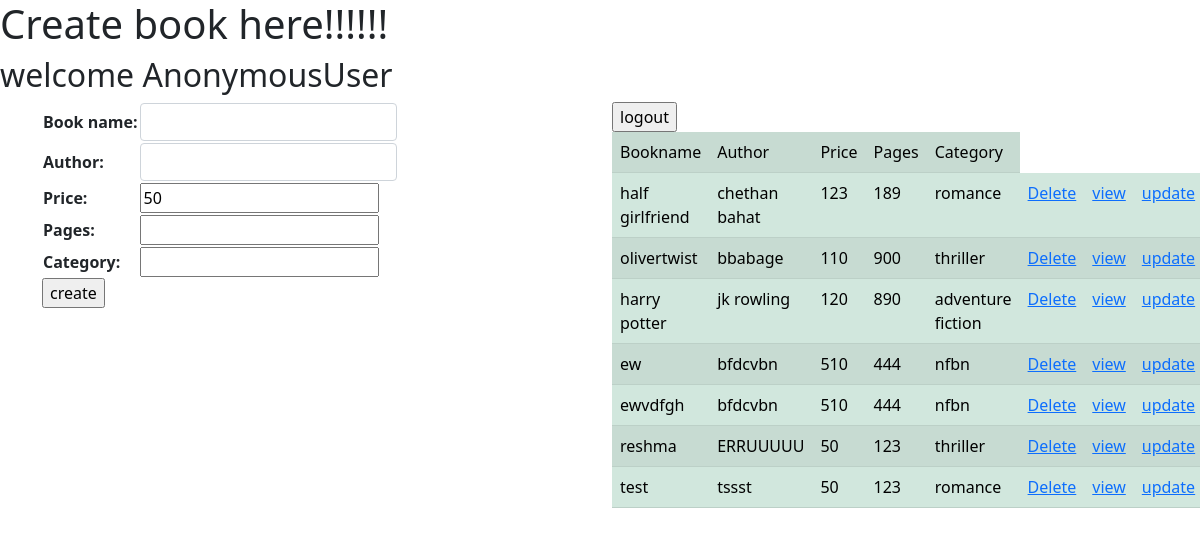
The app's page /book/create/ with its own data.
### book/models.py (models this page shows)
class Book(models.Model):
    book_name=models.CharField(max_length=120,unique=True)
    author=models.CharField(max_length=120)
    price=models.IntegerField(default=50)
    pages=models.IntegerField()
    category=models.CharField(max_length=120)
    def __str__(self):
        return  self.book_name

### book/views.py (the view, shortened to what this page needs)
# urls.py: path("create/",book_create,name='create'),
def book_create(request):
    form=BookCreateForm()
    context= {}
    context['form']=form
    books=Book.objects.all()
    context["books"]=books
    return render(request,"book/bookcreate.html",context)

### book/forms.py (shortened to what this page needs)
class BookCreateForm(ModelForm):
    class Meta:
        model=Book
        fields='__all__'
        widgets={
            'book_name':forms.TextInput(attrs={'class':"form-control"}),
            'author':forms.TextInput(attrs={'class':"form-control"})
        }

### book/templates/book/bookcreate.html (shortened to what this page needs)
<!DOCTYPE html>
<html lang="en">
<head>
<link href="https://cdn.jsdelivr.net/npm/bootstrap@5.0.0-beta3/dist/css/bootstrap.min.css" rel="stylesheet">
</head>
<body>
<h1>Create book here!!!!!!</h1>
<h2>welcome {{request.user}}</h2>
<div class="container">
    <div class="row">
        <div class="col-6">
<form action="" method="post">
    <table >
    {{form.as_table}}
    </table>
    <input type="submit" value="create"><br>
</form>
</div>
    <div class="col-6">
        <form method="post" action="{% url 'logout'%}">
            <input type="submit" value="logout">
    <table class="table table-success table-striped">
        <tr>
            <td>Bookname</td>
             <td>Author</td>
             <td>Price</td>
            <td>Pages</td>
            <td>Category</td>
        </tr>
        {%for book in books%}
        <tr>
            <td>{{book.book_name}}</td>
            <td>{{book.author}}</td>
            <td>{{book.price}}</td>
            <td>{{book.pages}}</td>
            <td>{{book.category}}</td>
            <td><a href="{%url 'delete' book.id%}">Delete</a>
            <td><a href="{%url 'detail' book.id%}">view</a></td>
            <td><a href="{%url 'update' book.id%}">update</a></td>
        </tr>
        {% endfor %}
    </table>
            </form>
    </div>
</div>
</div>
</body>
</html>

### records on screen
Book: book_name "half girlfriend", author "chethan bahat", price "123", pages "189", category "romance"
Book: book_name "olivertwist", author "bbabage", price "110", pages "900", category "thriller"
Book: book_name "harry potter", author "jk rowling", price "120", pages "890", category "adventure fiction"
Book: book_name "ew", author "bfdcvbn", price "510", pages "444", category "nfbn"
Book: book_name "ewvdfgh", author "bfdcvbn", price "510", pages "444", category "nfbn"
Book: book_name "reshma", author "ERRUUUUU", price "50", pages "123", category "thriller"
Book: book_name "test", author "tssst", price "50", pages "123", category "romance"

### other values on screen
{{ request.user }} "AnonymousUser"
